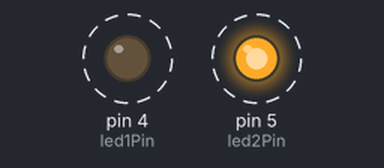
Bench run of a sketch on a simulated Arduino Uno, built with avr-gcc and run on an emulated ATmega328P. Shown: output pins drawn as LEDs (lit = HIGH). Dashed ring = blinking.

Above: at 0.2 s.
Timing chart, 0 to 3.0 s (numbered marks = the images above):
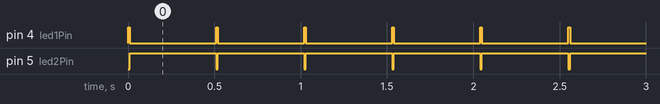

The sketch:

es1.2versione2.ino
```cpp
// set pin numbers:
int led1Pin = 4; // the number of the LED1 pin
int led2Pin = 5; // the number of the LED2 pin

void setup() {
  // initialize the LED pins as outputs:
  pinMode(led1Pin, OUTPUT);
  pinMode(led2Pin, OUTPUT);
}
void loop() {

  digitalWrite(led1Pin, HIGH);
  digitalWrite(led2Pin, LOW);
  delay(10);

  digitalWrite(led1Pin, LOW);
  digitalWrite(led2Pin, HIGH);
  delay(500);
}
```

Measured:
- by itself, pin 4 (led1Pin): alternates HIGH for 0.01 s and LOW for 0.50 s
- by itself, pin 5 (led2Pin): alternates HIGH for 0.50 s and LOW for 0.01 s
